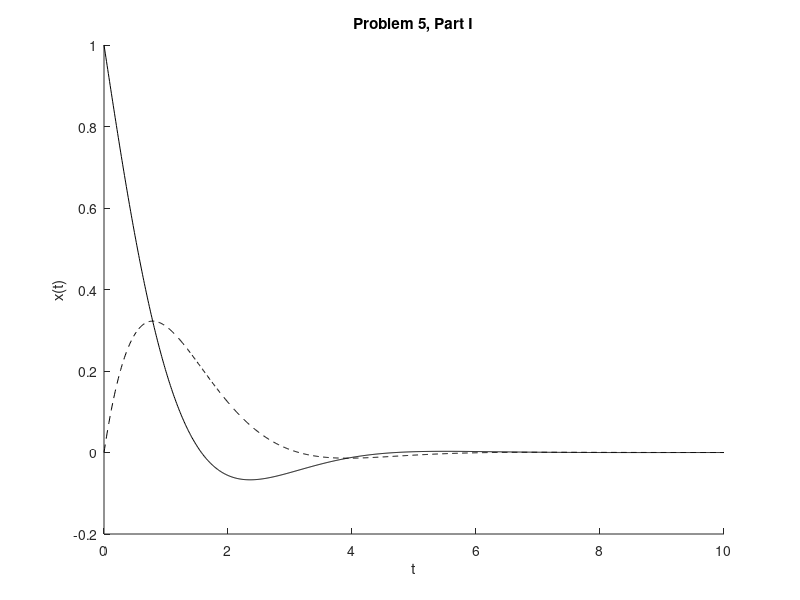

The MATLAB source for this figure:
t = linspace(0,10,1000);
x1t = exp(-1*t).*cos(t);
x2t = exp(-1*t).*sin(t);

hold on
plot(t, x1t, 'k');
xlabel('t');
ylabel('x(t)');
title('Problem 5, Part I');
plot(t, x2t, 'k--');

